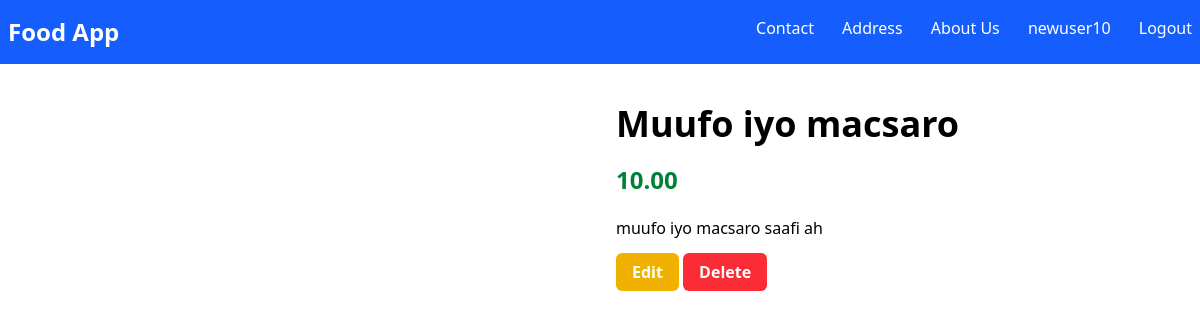
/myapp/19/ (signed in), run on an earlier commit of the app's database.
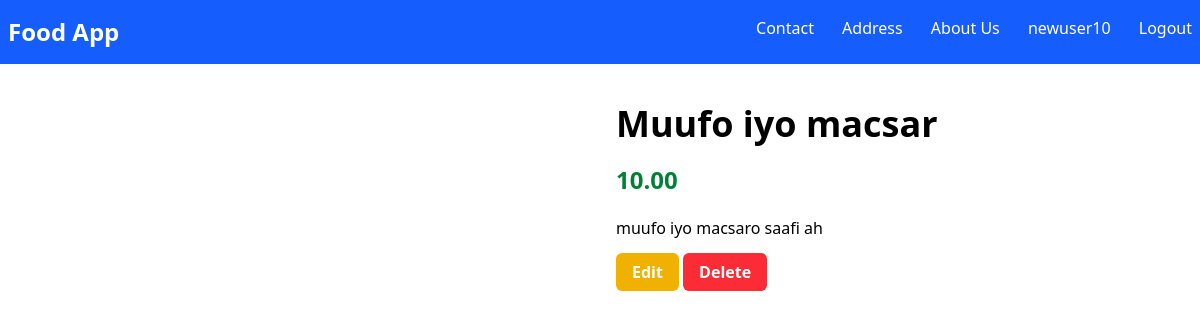
And on a later commit of the database.
### myapp/models.py (models this page shows, shortened)
class item(models.Model):
    user_name = models.ForeignKey(User,on_delete=models.CASCADE,default=2)
    item_name = models.CharField(max_length=20)
    item_price = models.DecimalField(max_digits=6, decimal_places=2)
    item_desc = models.TextField(max_length=50)
    item_image = models.URLField(max_length=500,default='https://encrypted-tbn0.gstatic.com/images?q=tbn:ANd9GcRPSa35DdV7zBu1GZnX78dUWbnG3dxMo9GfbQ&s')
    is_available = models.BooleanField(default=True)
    created_at = models.DateTimeField(auto_now_add=True)

### myapp/views.py (the view)
# urls.py: path('<int:pk>/',views.FoodDetal.as_view(), name='details'),
class FoodDetal(DetailView):
    model = item
    template_name = 'myapp/details.html'
    context_object_name = 'item_detail'

### myapp/templates/myapp/details.html (shortened to what this page needs)
{% extends 'myapp/base.html'%}
    {% block body%}
    <div class="m-10 flex">
        <div class="border-solid">
        </div>
        <div class="mx-16 space-y-5">
            <div class="font-bold text-4xl">
                {{item_detail.item_name}}
            </div>
            <div class="font-bold text-green-700 text-2xl">
                {{item_detail.item_price}}
            </div>
            <div>
                {{item_detail.item_desc}}
            </div>
            {% if item_detail.user_name == request.user %}
            <div>
                <a class="bg-yellow-500 px-4 py-2 font-bold rounded-md text-white" href="{% url 'myapp:update_item' item_detail.id %}">Edit</a>
                <a class="bg-red-500 px-4 py-2 font-bold rounded-md text-white" href="{% url 'myapp:delete_item' item_detail.id %}">Delete</a>
            </div>
            {% endif %}
        </div>
    </div>
    {% endblock %}

### myapp/templates/myapp/base.html (shortened to what this page needs)
<!DOCTYPE html>
<html lang="en">
<head>
     <script src="https://cdn.jsdelivr.net/npm/@tailwindcss/browser@4"></script>
</head>
<body>
    <nav class="bg-blue-600 text-white">
        <div class="flex justify-between px-2 py-4">
            <a href="" class="font-bold text-2xl">Food App</a>
            <div class="space-x-6">
                <a href="">Contact</a>
                <a href="">Address</a>
                <a href="">About Us</a>
                <a href="{% url "profile" %}">{{ user.username }}</a>
                {% if user.is_authenticated %}
                    <a href="{% url 'logout' %}">Logout</a>
                {% else %}
                    <a href="{% url 'login' %}">Login</a>
                {% endif %}
            </div>
        </div>
    </nav>
    {% block body %}
    {% endblock %}
</body>
</html>

What changed in the data, as far as the page shows it:
changed item "muufo iyo macsaro saafi ah": item_name "Muufo iyo macsaro" → "Muufo iyo macsar"
